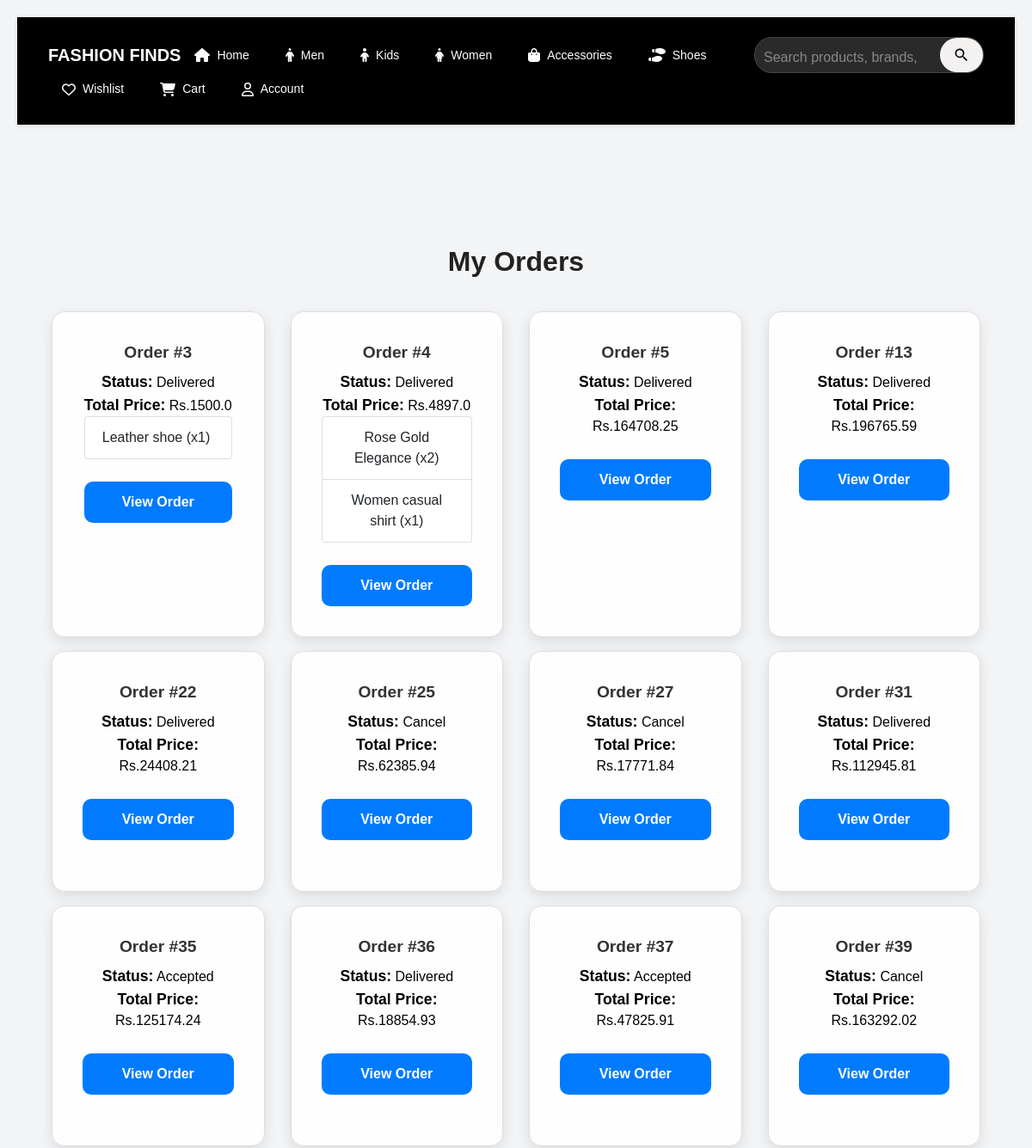
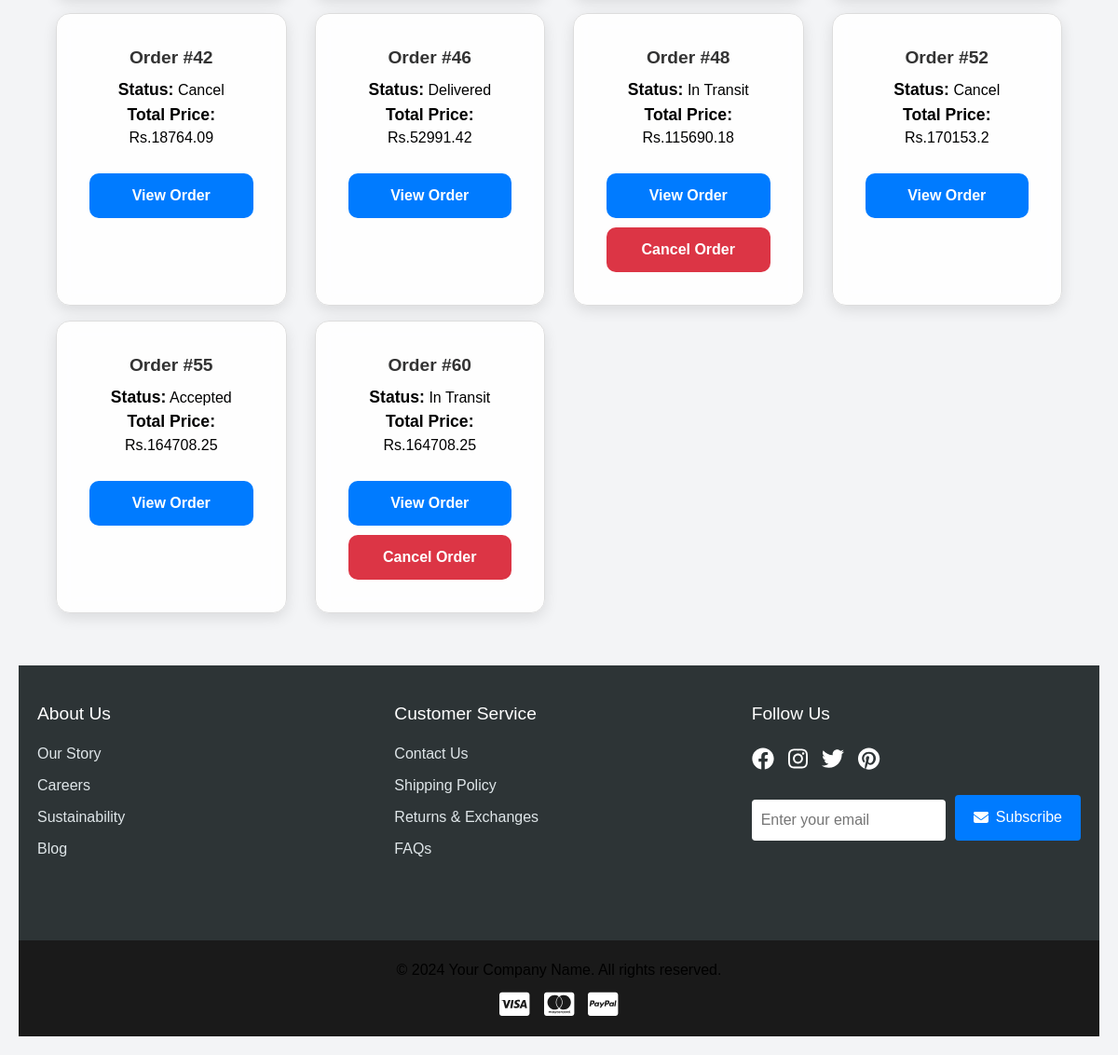
/my_orders (signed in), run on the app's committed database (2 pictures, top to bottom).
### app/models.py (models this page shows, shortened)
class Order(db.Model):
    __tablename__ = 'orders'
    id = db.Column(db.Integer, primary_key=True)
    user_id = db.Column(db.Integer, db.ForeignKey('users.id'), nullable=False)
    total_price = db.Column(db.Float, nullable=False)
    status = db.Column(db.String(50), nullable=False, default="Pending")  # ('Pending', 'Shipped', 'Delivered', 'Cancelled')
    order_date = db.Column(db.DateTime, nullable=False, default=lambda: datetime.now(timezone.utc))
    delivery_date = db.Column(db.DateTime, nullable=True)
    order_items = db.relationship('OrderItem', backref='order', lazy=True, cascade="all, delete-orphan")
    delivery_person_id = db.Column(db.Integer, db.ForeignKey('users.id'), nullable=True)
    customer_name = db.Column(db.String(100), nullable=False)
    address_line_1 = db.Column(db.String(100), nullable=False)
    state = db.Column(db.String(100), nullable=False)
    city = db.Column(db.String(100), nullable=False)
    pincode = db.Column(db.String(20), nullable=False)
    mail = db.Column(db.String(50), nullable=False)

class Product(db.Model):
    __tablename__ = 'products'
    id = db.Column(db.Integer, primary_key=True)
    product_name = db.Column(db.String(100), nullable=False)
    product_picture = db.Column(db.String(1000), nullable=False)
    current_price = db.Column(db.Float, nullable=False)
    previous_price = db.Column(db.Float, nullable=False)
    description = db.Column(db.String(2000), nullable=True)
    color = db.Column(db.String(15))
    rating = db.Column(db.Integer, default=0)
    sale = db.Column(db.Boolean, default=False)
    discount = db.Column(db.Integer, nullable=True, default=0)
    brand = db.Column(db.String(100), nullable=True)
    category = db.Column(db.String(100), nullable=False)  # ✅ Now category is a string field
    quantity_size = db.relationship('ProductSize', backref='product', lazy=True, cascade="all, delete-orphan")
    carts = db.relationship('Cart', backref='cart_product', lazy=True, cascade="all, delete-orphan")
    wishlists = db.relationship('Wishlist', backref='wishlist_product', lazy=True, cascade="all, delete-orphan")
    order_items = db.relationship('OrderItem', backref='product', lazy=True, cascade="all, delete-orphan")

### app/views.py (the view)
@views.route('/my_orders')
@login_required
def my_orders():
    orders = Order.query.filter_by(user_id=current_user.id).all()
    orders_with_items = []
    for order in orders:
        order_items = OrderItem.query.filter_by(order_id=order.id).all()
        items_data = [{'name': item.product.product_name, 'quantity': item.quantity} for item in order_items]
        orders_with_items.append({
            'id': order.id,
            'status': order.status,
            'total_price': order.total_price,
            'order_items': items_data
        })
    return render_template('my_orders.html', orders=orders_with_items)

### app/templates/my_orders.html (shortened to what this page needs)
{% extends 'base.html' %}
{% block content %}
<div class="container mt-5">
    <h2 class="mb-4">My Orders</h2>
    {% if orders %}
        <div class="row">
            {% for order in orders %}
            <div class="col-lg-3 col-md-4 col-sm-6 col-12 d-flex justify-content-center">
                <div class="card mb-3">
                    <div class="card-body">
                        <h5 class="card-title">Order #{{ order.id }}</h5>
                        <p class="card-text"><strong>Status:</strong> {{ order.status }}</p>
                        <p class="card-text"><strong>Total Price:</strong> Rs.{{ order.total_price }}</p>
                        <ul class="list-group mb-3">
                            {% for item in order.order_items %}
                            <li class="list-group-item d-flex justify-content-between align-items-center">
                                {{ item.name }} (x{{ item.quantity }})
                            </li>
                            {% endfor %}
                        </ul>
                        <a href="{{ url_for('views.view_order_items', order_id=order.id) }}" class="btn btn-primary">View Order</a>
                        {% if order.status == 'In Transit' %}
                        <form action="{{ url_for('views.cancel_order', order_id=order.id) }}" method="POST" class="d-inline">
                            <button type="submit" class="btn btn-danger">Cancel Order</button>
                        </form>
                        {% endif %}
                    </div>
                </div>
            </div>
            {% endfor %}
        </div>
    {% else %}
        <p>No orders found.</p>
    {% endif %}
</div>
{% endblock %}

### app/static/css/style.css (style rules this page uses)
* { margin: 0; padding: 0; box-sizing: border-box; font-family: Arial, sans-serif; }
.container { display: flex; flex-wrap: wrap; gap: 20px; justify-content: center; padding: 20px; max-width: 1400px; margin: 0 auto; }
.card { flex: 1 1 200px; min-width: 200px; max-width: 280px; background: white; border-radius: 10px; box-shadow: 0 4px 12px rgba(0,0,0,0.1); overflow: hidden; transition: transform 0.3s ease; }
@media (max-width: 1200px) { .card { flex: 1 1 180px; min-width: 180px; } }
.container { display: flex; flex-wrap: wrap; justify-content: center; gap: 15px; width: 100%; max-width: 1200px; }
.card { background: white; padding: 15px; width: calc(20% - 15px); border-radius: 10px; box-shadow: 0px 4px 8px rgba(0, 0, 0, 0.2); text-align: center; transition: transform 0.3s ease-in-out; }
body { font-family: Arial, sans-serif; margin: 0; padding: 0; }
.card { border: 1px solid #ddd; border-radius: 8px; box-shadow: 0 2px 4px rgba(0, 0, 0, 0.1); }
.card-body { padding: 1rem; }
.card-title { font-size: 1.25rem; font-weight: bold; }
.card-text strong { font-size: 1.1rem; }
.card { border-radius: 12px; transition: transform 0.3s ease-in-out; }
.card-body { padding: 15px; }
.btn-primary { background-color: #007bff; border: none; }
p { font-size: 16px; color: black; margin: 0; }
a { text-decoration: none; }
form { display: grid; gap: 15px; }
html, body { height: 100%; margin: 0; overflow-x: hidden; }
button { background-color: #262626; color: #f5f5f5; cursor: pointer; border: none; padding: 12px; border-radius: 5px; font-size: 1em; transition: background-color 0.3s; }
a { color: black; text-decoration: none; }
.btn { display: inline-block; padding: 12px; margin-top: 20px; background-color: #262626; color: #f5f5f5; border: none; border-radius: 5px; cursor: pointer; text-decoration: none; transition: background-color 0.3s; }
.card { flex: 1 1 calc(25% - 20px); max-width: 300px; background: #fff; border-radius: 10px; box-shadow: 0 4px 8px rgba(0, 0, 0, 0.1); overflow: hidden; transition: transform 0.3s ease, box-shadow 0.3s ease; display: flex; flex-direction: column; align-items: center; }
.card-title { font-size: 1.2rem; margin: 0 0 10px; color: #333; }

### app/templates/my_orders.html (style rules this page uses)
body { font-family: 'Poppins', sans-serif; background: #f3f4f6; margin: 0; padding: 20px; }
h2 { text-align: center; font-size: 32px; font-weight: bold; color: #222; margin-bottom: 20px; }
.card { background: rgba(255, 255, 255, 0.9); border-radius: 15px; padding: 20px; box-shadow: 0px 5px 15px rgba(0, 0, 0, 0.1); transition: transform 0.3s ease, box-shadow 0.3s ease; width: 100%; min-height: 280px; text-align: center; position: relative; backdrop-filter: blur(10px); }
@media (min-width: 1200px) { .col-lg-3 { width: 25%; } }
.btn-primary, .btn-danger { font-size: 16px; font-weight: bold; padding: 12px; border-radius: 10px; width: 100%; margin-top: 10px; transition: 0.3s; }
.btn-primary { background: #007bff; border: none; color: white; }
.btn-danger { background: #dc3545; border: none; color: white; }

### data on the page
Order: id "3", status "Delivered", total_price "1500.0"
Product: name "Leather shoe", quantity "1"
Order: id "4", status "Delivered", total_price "4897.0"
Product: name "Rose Gold Elegance", quantity "2"
Product: name "Women casual shirt", quantity "1"
Order: id "5", status "Delivered", total_price "164708.25"
Order: id "13", status "Delivered", total_price "196765.59"
Order: id "22", status "Delivered", total_price "24408.21"
Order: id "25", status "Cancel", total_price "62385.94"
Order: id "27", status "Cancel", total_price "17771.84"
Order: id "31", status "Delivered", total_price "112945.81"
Order: id "35", status "Accepted", total_price "125174.24"
Order: id "36", status "Delivered", total_price "18854.93"
Order: id "37", status "Accepted", total_price "47825.91"
Order: id "39", status "Cancel", total_price "163292.02"
Order: id "42", status "Cancel", total_price "18764.09"
Order: id "46", status "Delivered", total_price "52991.42"
Order: id "48", status "In Transit", total_price "115690.18"
Order: id "52", status "Cancel", total_price "170153.2"
Order: id "55", status "Accepted", total_price "164708.25"
Order: id "60", status "In Transit", total_price "164708.25"
